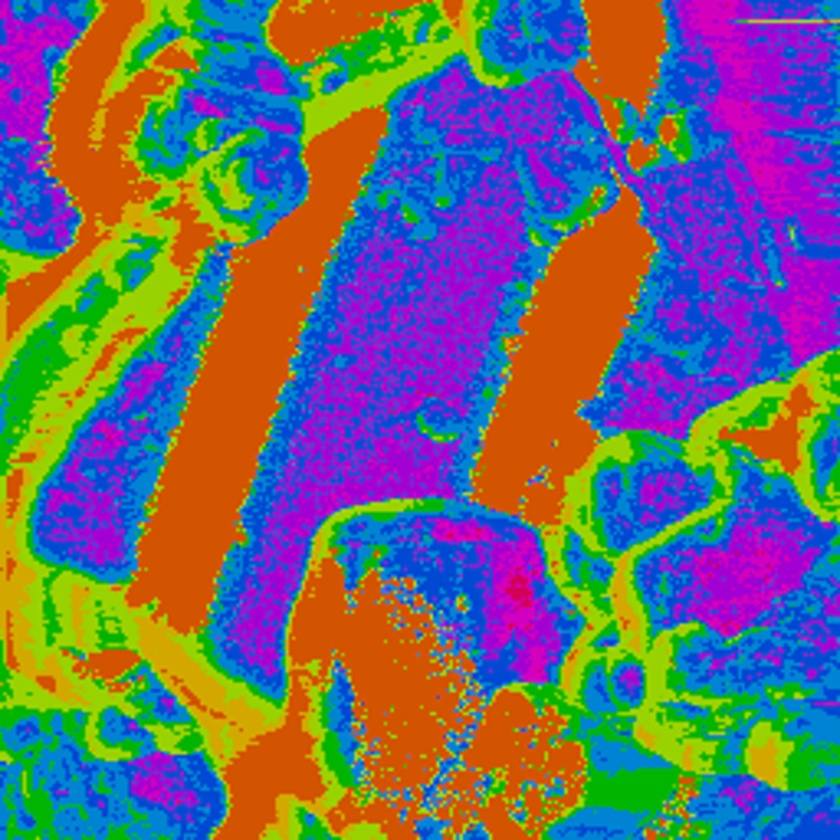
#> input picture data/Toyota-holography-surface-0micron-deep.jpg, 840 x 840 px, shrunk from 2400 x 2400 before the run; its folder holds only this picture in this run
$ jupyter execute afm_depth_reconstruction_interactive.ipynb
#> lines starting #> are read from the running program, lines starting #| are printed output that depends on the picture
# AFM Tomography Reconstruction Interactive Notebook

This notebook loads AFM profile images (with an embedded colorbar) from the `AFM_Tomo/data` directory, removes the unwanted colorbar from the right, extracts the central row from each cropped image, and dynamically visualizes the 2D profile stack. A slider lets you select the depth slice to view its 1D AFM profile.

Make sure that your images are named with the depth in microns (e.g. `profile_3um.png`) so that the notebook can sort them correctly.

[cell 1]
import os
import glob
import re
import numpy as np
import matplotlib.pyplot as plt
from skimage import io
import ipywidgets as widgets
from ipywidgets import interactive

[cell 2]
file_list = glob.glob(os.path.join("data", "*.jpg"))
if not file_list:
    print("No jpg files found in the data folder.")
else:
    # Sort files based on the numerical value in the filename
    sorted_files = sorted(file_list,
                         key=lambda fp: float(re.findall(r"(\d+\.?\d*)", os.path.basename(fp))[0]))

    for filepath in sorted_files:
        img = io.imread(filepath)
#> img is the input picture: shape (840, 840, 3); mean R, G, B 108.1, 103.8, 110.3
        plt.figure()
        plt.imshow(img, cmap='gray')
        plt.title(os.path.basename(filepath))
        plt.axis('off')
        plt.show()

[cell 3]
import numpy as np
from mpl_toolkits.mplot3d import Axes3D

# First, let's collect all images and their depths into arrays
images = []
depths = []

for filepath in sorted_files:
    # Extract depth from filename
    depth = float(re.findall(r"(\d+\.?\d*)", os.path.basename(filepath))[0])
    img = io.imread(filepath)

    # Normalize image to [0,1] range
    img_normalized = img.astype(float) / 255.0

    images.append(img_normalized)
    depths.append(depth)

# Convert to numpy arrays
images = np.array(images)
depths = np.array(depths)

# Create meshgrid for 3D plotting
y, x = np.mgrid[0:images[0].shape[0], 0:images[0].shape[1]]

# Create 3D plot
fig = plt.figure(figsize=(12, 8))
ax = fig.add_subplot(111, projection='3d')

# Plot each slice
for i, (img, depth) in enumerate(zip(images, depths)):
    stride = 5  # Adjust this value based on your image size

    # Create color array for this slice
    colors = np.zeros((x[::stride, ::stride].shape[0], x[::stride, ::stride].shape[1], 4))
    colors[:, :, :3] = img[::stride, ::stride, np.newaxis] if len(img.shape) == 2 else img[::stride, ::stride]
    colors[:, :, 3] = 1.0  # Alpha channel

    surf = ax.plot_surface(x[::stride, ::stride],
                          y[::stride, ::stride],
                          np.full_like(x[::stride, ::stride], depth),
                          facecolors=colors,
                          shade=False)
#> this loop made 1 pass
#> (depth, stride) on pass 1: (0, 5)
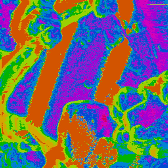
#> colors: shape (168, 168, 4) float64; mean of channels 0, 1, 2, 3 0.425, 0.407, 0.432, 1; drawn as R, G, B

ax.set_xlabel('X (pixels)')
ax.set_ylabel('Y (pixels)')
ax.set_zlabel('Depth (microns)')
ax.set_title('3D Reconstruction of AFM Depth Slices')

# Adjust the view angle for better visualization
ax.view_init(elev=30, azim=45)

plt.show()
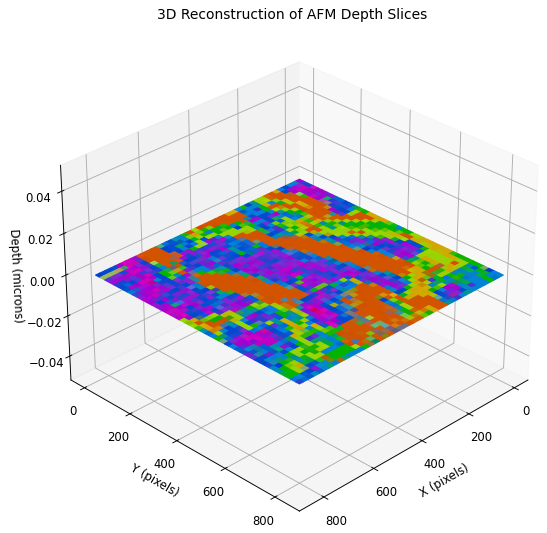
#> figure drawn by matplotlib, 1 panel

[cell 4]
import numpy as np
from mpl_toolkits.mplot3d import Axes3D
from scipy.interpolate import interp2d

# First, let's collect all images and their depths into arrays
images = []
depths = []

for filepath in sorted_files:
    depth = float(re.findall(r"(\d+\.?\d*)", os.path.basename(filepath))[0])
    img = io.imread(filepath)

    # Convert to grayscale if image is RGB
    if len(img.shape) == 3:
        img = np.mean(img, axis=2)  # Convert RGB to grayscale by averaging channels
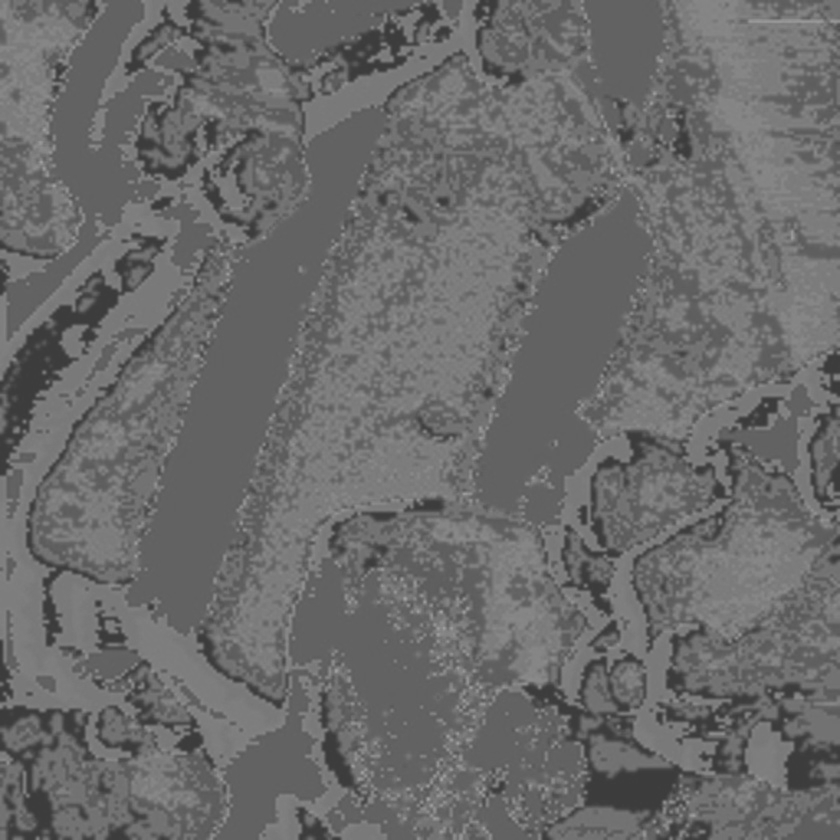
#> img: shape (840, 840) float64; min 58, max 163.3, mean 107.4

    img_normalized = img.astype(float) / 255.0
#> img_normalized: shape (840, 840) float64
    images.append(img_normalized)
    depths.append(depth)

# Convert to numpy arrays
images = np.array(images)
depths = np.array(depths)

# Create a finer depth sampling
num_interpolated_slices = 50  # Adjust this number to control smoothness
depths_interpolated = np.linspace(depths.min(), depths.max(), num_interpolated_slices)

# Now images[0].shape should be 2D
height, width = images[0].shape
#> height = 840; width = 840
interpolated_images = np.zeros((num_interpolated_slices, height, width))

# Create coordinate grids for original image
y_coords = np.arange(height)
#> y_coords = 840 values from 0 to 839
x_coords = np.arange(width)
#> x_coords = 840 values from 0 to 839

# Interpolate each pixel across depths
for i in range(height):
    for j in range(width):
        pixel_values = images[:, i, j]
        # Create interpolation function for this pixel
        interp_func = np.interp(depths_interpolated, depths, pixel_values)
        interpolated_images[:, i, j] = interp_func

# Create meshgrid for 3D plotting
y, x = np.mgrid[0:height, 0:width]

# Create 3D plot
fig = plt.figure(figsize=(12, 8))
ax = fig.add_subplot(111, projection='3d')

# Plot each interpolated slice
stride = 5  # Adjust this value based on your image size
for i, (img, depth) in enumerate(zip(interpolated_images, depths_interpolated)):
    colors = np.zeros((x[::stride, ::stride].shape[0], x[::stride, ::stride].shape[1], 4))
    colors[:, :, :3] = img[::stride, ::stride, np.newaxis]
    colors[:, :, 3] = 0.5  # Added some transparency to see through layers

    surf = ax.plot_surface(x[::stride, ::stride],
                          y[::stride, ::stride],
                          np.full_like(x[::stride, ::stride], depth),
                          facecolors=colors,
                          shade=False)
#> this loop made 50 passes
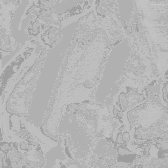
#> colors: shape (168, 168, 4) float64; mean of channels 0, 1, 2, 3 0.421, 0.421, 0.421, 0.5; transparent parts drawn white

ax.set_xlabel('X (pixels)')
ax.set_ylabel('Y (pixels)')
ax.set_zlabel('Depth (microns)')
ax.set_title('3D Reconstruction of AFM Depth Slices (Interpolated)')

# Adjust the view angle for better visualization
ax.view_init(elev=30, azim=45)

plt.show()
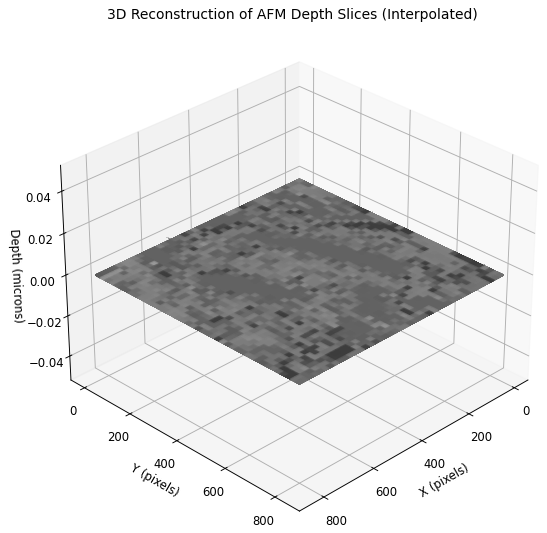
#> figure drawn by matplotlib, 1 panel

$ run again, on data/Toyota-holography-surface-5micron-deep.jpg
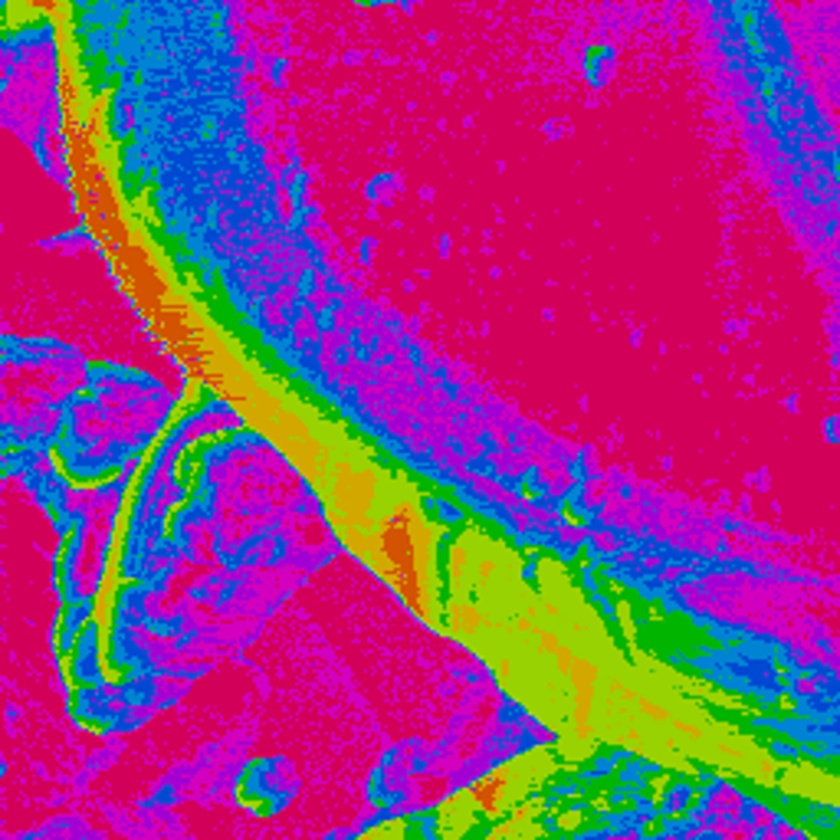
#> input picture data/Toyota-holography-surface-5micron-deep.jpg, 840 x 840 px, shrunk from 2400 x 2400 before the run
#> img is the input picture: shape (840, 840, 3); mean R, G, B 150.6, 55.7, 122.8
#> the loop `for i, (img, depth) in enumerate(zip(images, depths)):` made 1 pass
#> (depth, stride) on pass 1: (5, 5)
#> `img = np.mean(img, axis=2)`:
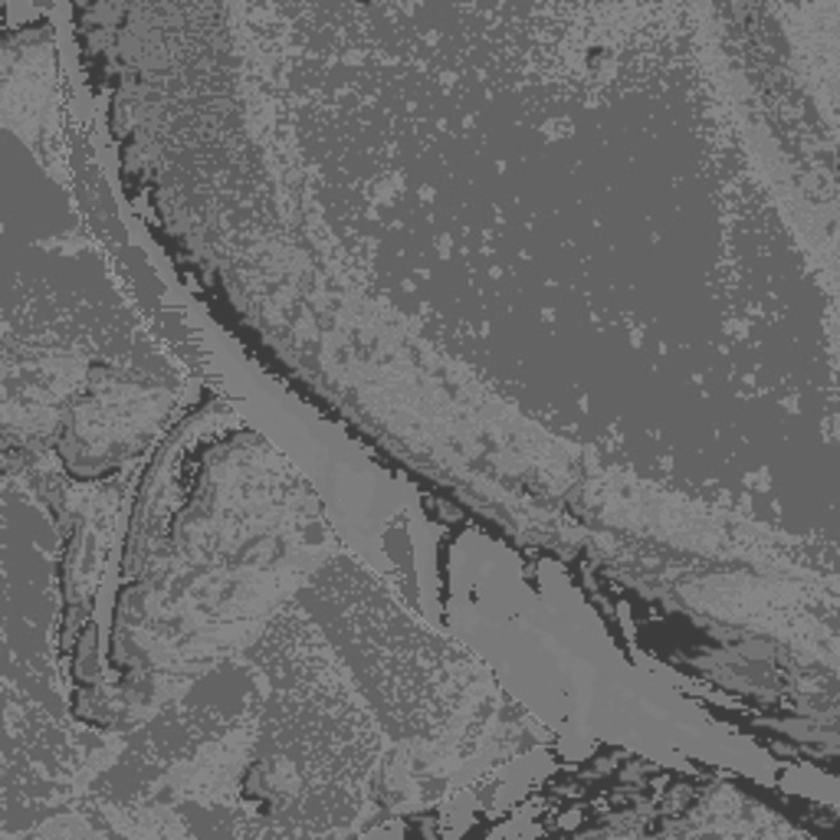
#> img: shape (840, 840) float64; min 57.67, max 162.3, mean 109.7
#> the loop `for i, (img, depth) in enumerate(zip(interpolated_images, depths_inter..` made 50 passes
#> `plt.show()`:
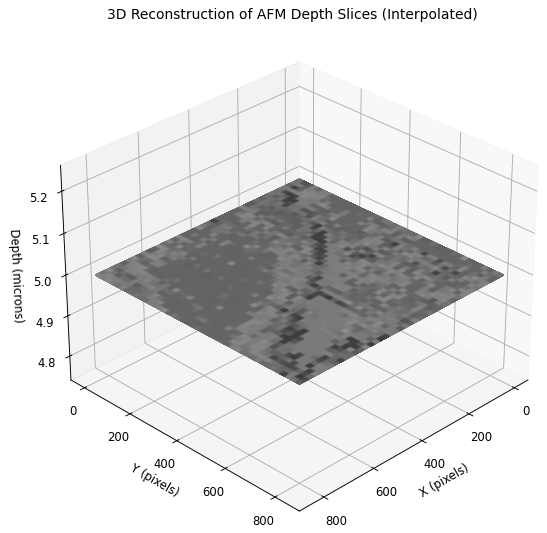
#> figure drawn by matplotlib, 1 panel

$ run again, on data/Toyota-holography-surface-7micron-deep.jpg
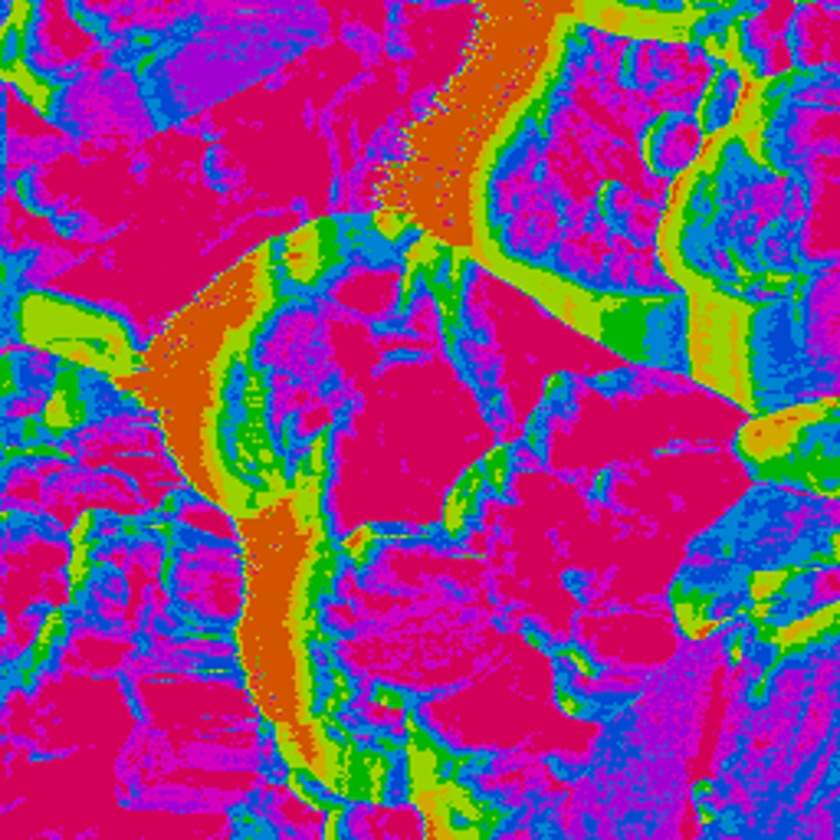
#> input picture data/Toyota-holography-surface-7micron-deep.jpg, 840 x 840 px, shrunk from 2400 x 2400 before the run
#> img is the input picture: shape (840, 840, 3); mean R, G, B 140.3, 61.8, 126.2
#> the loop `for i, (img, depth) in enumerate(zip(images, depths)):` made 1 pass
#> (depth, stride) on pass 1: (7, 5)
#> `img = np.mean(img, axis=2)`:
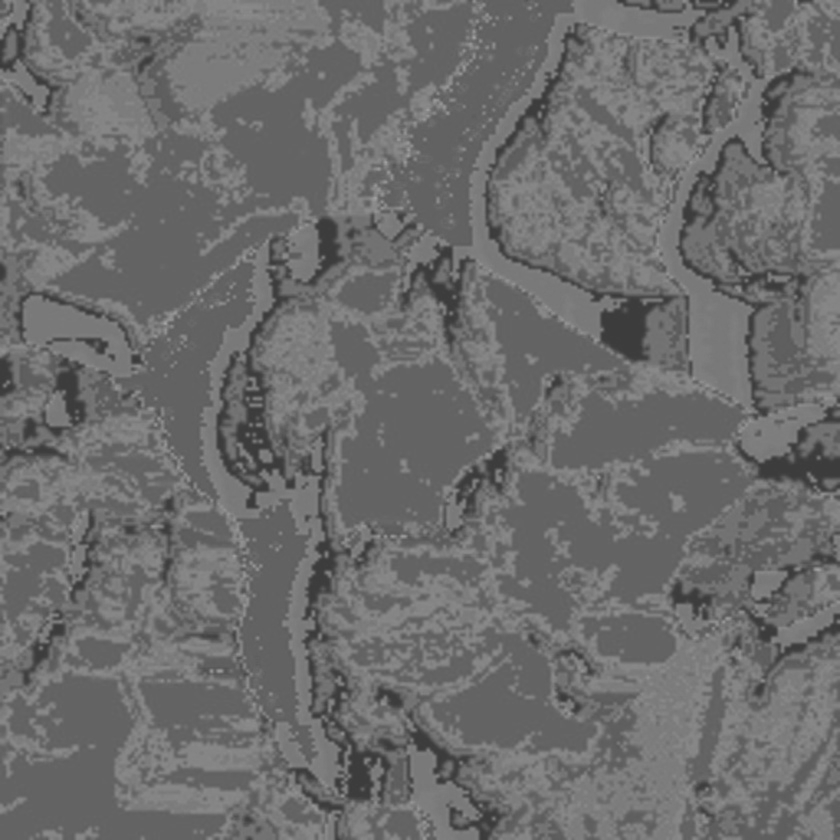
#> img: shape (840, 840) float64; min 58.33, max 165.7, mean 109.4
#> the loop `for i, (img, depth) in enumerate(zip(interpolated_images, depths_inter..` made 50 passes
#> `plt.show()`:
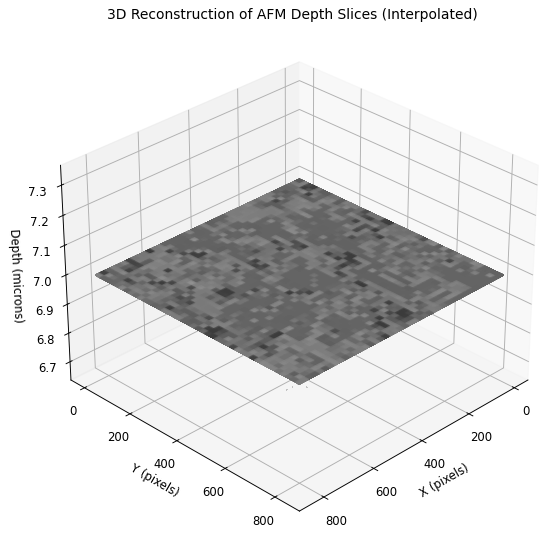
#> figure drawn by matplotlib, 1 panel
